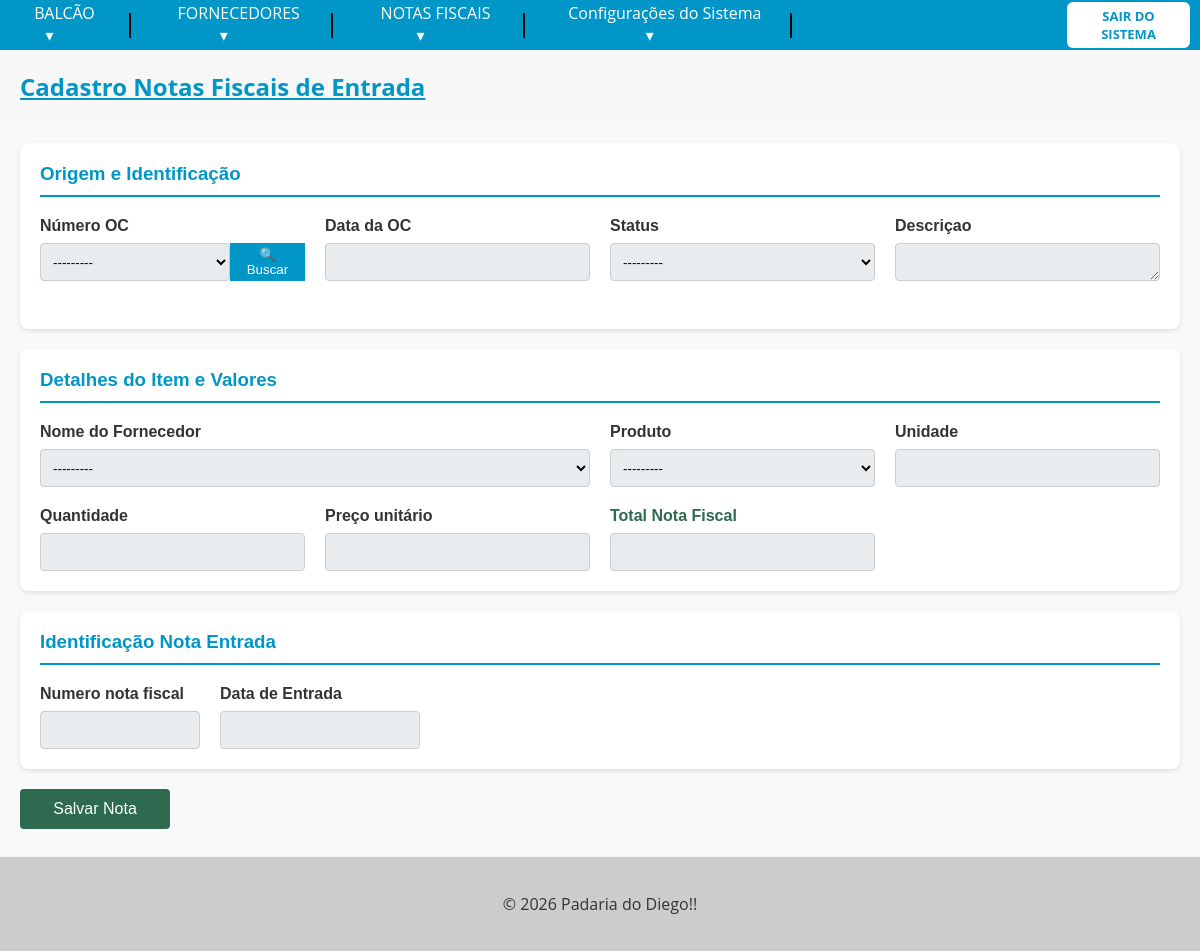
/notas_entrada/ (signed in), run on the app's committed database.
### fornecedores/models.py (models this page shows, shortened)
class OrdemCompra(models.Model):
    STATUS_CHOICES = [
        ("ABERTO", 'ABERTO'),
        ("FECHADO", 'FECHADO'),
        ("CANCELADO", 'CANCELADO'),
    ]
    numero_oc = models.PositiveIntegerField(unique=True, editable=False, verbose_name="Número Ordem de Compra")
    fornecedores = models.ForeignKey(Fornecedores, on_delete=models.PROTECT, verbose_name="Fornecedor")
    grupo_fornec = models.CharField(max_length=20, null=True, blank=True, editable=False, verbose_name="Grupo do Fornecedor")
    produto = models.ForeignKey(Produtos, on_delete=models.PROTECT, verbose_name="Nome Produto")
    unidade = models.CharField(max_length=10, null=True, blank=True, editable=False)
    preco_produto = models.DecimalField(max_digits=10, decimal_places=2, null=True, blank=True, editable=False, verbose_name="Preço produto")
    quantidade = models.FloatField(verbose_name="Quantidade")
    total_oc = models.DecimalField(max_digits=10, decimal_places=2, null=True, blank=True, editable=False, verbose_name="Total da OC.")
    status = models.CharField(max_length=20, choices=STATUS_CHOICES, default="ABERTO", verbose_name="Status da OC.")
    descricao = models.TextField(null=True, blank=True, verbose_name="Descriçao")
    data_oc = models.DateTimeField(auto_now_add=True, verbose_name="Data da Ordem de Compra")
    def __str__(self):
        return str(self.numero_oc)

### notas_fiscais/views.py (the view)
# urls.py: path("notas_entrada/", notas_entrada_view, name="notas_entrada"),
def notas_entrada_view(request):
    if request.method == "POST":
        notas_entrada = NotasEntradaForm(request.POST)
        if notas_entrada.is_valid():
            notas_entrada.save()
            return redirect("notas_entrada")
    else:
        notas_entrada = NotasEntradaForm()
    ordens_obj = OrdemCompra.objects.values("id", "numero_oc", "fornecedores__id", "fornecedores__nome_fornecedor", "grupo_fornec", "produto__id", "produto__nome_produto", "unidade", "preco_produto", "quantidade", "total_oc", "status", "descricao", "data_oc")
    ordens_dict = { item["id"]:{"numero_oc":item['numero_oc'],
                                "fornecedor_id": item['fornecedores__id'],
                                "fornecedor": item['fornecedores__nome_fornecedor'],
                                "grupo_fornec": item['grupo_fornec'],
                                "produto_id": item['produto__id'],
                                "produto": item["produto__nome_produto"],
                                "unidade": item["unidade"],
                                "preco_produto": float(item["preco_produto"]),
                                "quantidade": float(item["quantidade"]),
                                "total_oc": float(item["total_oc"]),
                                "status": item["status"],
                                "descricao": item["descricao"],
                                "data_oc": item["data_oc"].strftime('%d-%m-%Y - Hrs: %H:%M') if item["data_oc"] else ""
                                }
                                for item in ordens_obj }
    return render(
        request,
        "notas_entrada.html",
        {"notas_entrada": notas_entrada,
         "ordens_dict": ordens_dict}
    )

### notas_fiscais/forms.py
class NotasEntradaForm(forms.ModelForm):
    class Meta:
        model = NotasEntrada
        fields = "__all__"
    def __init__(self, *args, **kwargs):
        super().__init__(*args, **kwargs)
        for field in self.fields.values():
            field.widget.attrs['readonly'] = True
        if 'data_ordem' in self.fields:
            self.fields['data_ordem'].required = False
            self.fields['data_ordem'].disabled = True

### balcao/models.py (called while the page is built)
    def __str__(self):
        return self.nome_produto

### fornecedores/models.py (called while the page is built)
    def __str__(self):
        return self.nome_fornecedor

### notas_fiscais/templates/notas_entrada.html (shortened to what this page needs)
{% extends 'base.html' %}
{% block content %}
    <h2 style="color: #0096c7; margin: 20px; text-decoration: underline;">
        Cadastro Notas Fiscais de Entrada
    </h2>
    <form method="post" class="form-nota-fiscal">
        <div class="card-secao">
            <h3 class="titulo-secao">Origem e Identificação</h3>
            <div class="grid-campos">
                <div class="campo-grupo">
                    <label>{{ notas_entrada.numero_oc.label }}</label>
                    <div class="busca-container">
                        {{ notas_entrada.numero_oc }}
                        <button type="button" id="btnAbrir" class="btn-pesquisar">🔍 Buscar</button>
                    </div>
                </div>
                <div class="campo-grupo">
                    <label> {{notas_entrada.data_ordem.label}} </label>
                    <div>
                        {{ notas_entrada.data_ordem }}
                    </div>
                </div>
                <div class="campo-grupo">
                    <label> {{notas_entrada.status.label}} </label>
                    {{ notas_entrada.status }}
                </div>
                <div class="campo-grupo">
                    <label> {{notas_entrada.descricao.label}} </label>
                    {{ notas_entrada.descricao }}
                </div>
                <div class="campo-grupo">
                </div>
            </div>
        </div>
        <div class="card-secao">
            <h3 class="titulo-secao">Detalhes do Item e Valores</h3>
            <div class="grid-campos">
                <div class="campo-grupo" style="grid-column: span 2;">
                    <label>{{ notas_entrada.fornecedor.label }}</label>
                    {{ notas_entrada.fornecedor }}
                </div>
                <div class="campo-grupo"><label>{{ notas_entrada.produto.label }}</label>{{ notas_entrada.produto }}</div>
                <div class="campo-grupo"><label>{{ notas_entrada.unidade.label }}</label>{{ notas_entrada.unidade }}</div>
                <div class="campo-grupo"><label>{{ notas_entrada.quantidade.label }}</label>{{ notas_entrada.quantidade }}</div>
                <div class="campo-grupo"><label>{{ notas_entrada.preco_unitario.label }}</label>{{ notas_entrada.preco_unitario }}</div>
                <div class="campo-grupo">
                    <label style="color: #2d6a4f;">{{ notas_entrada.total_nota.label }}</label>
                    {{ notas_entrada.total_nota }}
                </div>
            </div>
        </div>
        <div class="card-secao">
            <h3 class="titulo-secao">Identificação Nota Entrada</h3>
            <div style="display: flex; gap: 20px; align-items: end;">
                <div class="campo-grupo">
                    <label>{{ notas_entrada.numero_nota_entrada.label }}</label>
                    <div style="width: 160px;"> {{ notas_entrada.numero_nota_entrada }} </div>
                </div>
                <div class="campo-grupo">
                    <label>Data de Entrada</label>
                    <div style="width: 200px;">
                        <input type="text" id="id_data_entrada" name="data_entrada" readonly
                            style="background-color: #e9ecef; border: 1px solid #ccc; border-radius: 4px; padding: 8px; width: 100%;">
                    </div>
                </div>
            </div>
        </div>
        <button type="submit" class="btn-verde"
            style="padding: 20px; display: flex; align-items: center; justify-content: center;">
            Salvar Nota
        </button>
    </form>
{% endblock %}

### app/templates/base.html (style rules this page uses)
body { font-family: 'Open Sans', sans-serif; background-color: #f7f7f7; color: #333; margin: 0; padding: 0; }
.btn-verde { width: 150px; height: 35px; border: 2px solid green; border-radius: 15px; background-color: #e6fffa; cursor: pointer; transition: 0.3s; margin-top: 8px; margin-bottom: 8px; }

### notas_fiscais/templates/notas_entrada.html (style rules this page uses)
.form-nota-fiscal { padding: 20px; background-color: #f8f9fa; font-family: sans-serif; }
.card-secao { background: white; padding: 20px; border-radius: 8px; box-shadow: 0 2px 4px rgba(0,0,0,0.1); margin-bottom: 20px; }
.titulo-secao { color: #0096c7; border-bottom: 2px solid #0096c7; padding-bottom: 10px; margin-top: 0; margin-bottom: 20px; }
.grid-campos { display: grid; grid-template-columns: repeat(auto-fit, minmax(250px, 1fr)); gap: 20px; align-items: end; }
.campo-grupo { display: flex; flex-direction: column; }
.campo-grupo label { display: block; margin-bottom: 8px; font-weight: bold; color: #333; }
.campo-grupo input, .campo-grupo select, .campo-grupo textarea { width: 100%; padding: 8px; border: 1px solid #ccc; border-radius: 4px; box-sizing: border-box; height: 38px; background-color: #e9ecef; }
.busca-container { display: flex; width: 100%; }
.btn-pesquisar { background: #0096c7; color: white; border: 1px solid #0096c7; border-top-left-radius: 0; border-bottom-left-radius: 0; padding: 0 15px; cursor: pointer; height: 38px; display: flex; align-items: center; justify-content: center; transition: background 0.2s; }
.btn-verde { background-color: #2d6a4f; color: white; border: none; padding: 12px 30px; font-size: 16px; border-radius: 4px; cursor: pointer; transition: background 0.3s; }

### data on the page
OrdemCompra: numero_oc "---------"
OrdemCompra: status "---------", produto "---------"

### other printed values
{{ notas_entrada.numero_oc.label }} "Número OC"
{{ notas_entrada.data_ordem.label }} "Data da OC"
{{ notas_entrada.status.label }} "Status"
{{ notas_entrada.descricao.label }} "Descriçao"
{{ notas_entrada.fornecedor.label }} "Nome do Fornecedor"
{{ notas_entrada.produto.label }} "Produto"
{{ notas_entrada.unidade.label }} "Unidade"
{{ notas_entrada.quantidade.label }} "Quantidade"
{{ notas_entrada.preco_unitario.label }} "Preço unitário"
{{ notas_entrada.total_nota.label }} "Total Nota Fiscal"
{{ notas_entrada.numero_nota_entrada.label }} "Numero nota fiscal"
